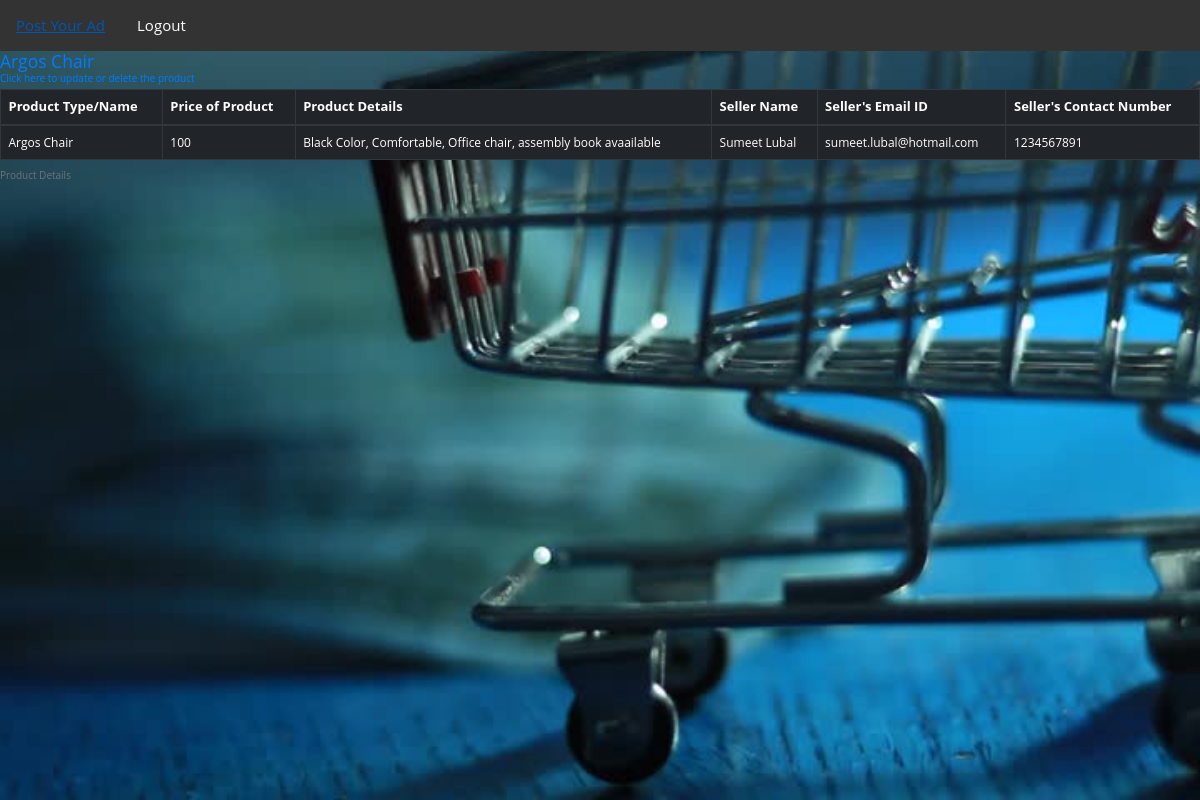
The app's page /show_all (signed in) with its own data.
### login.py (models this page shows)
class Product(db.Model):
    id= db.Column(db.Integer, primary_key=True)
    Product_name = db.Column(db.String(20),nullable=False)
    Product_price = db.Column(db.Integer, nullable= False)
    Prod_spec = db.Column(db.Text, nullable=False)
    seller_name = db.Column(db.String(20), nullable =False)
    User_email = db.Column(db.String(120),  nullable=False)
    contact_num= db.Column(db.Integer, nullable=False)
    person_id = db.Column(db.Integer, db.ForeignKey('add_user.id'))

### login.py (the view)
@app.route("/show_all")
def show_all():
    user = False
    if 'user_email' in session:
        user = session['user_email']
    return render_template('show_all.html', Product = Product.query.all(), user= user)

### templates/show_all.html (shortened to what this page needs)
<!DOCTYPE html>
<html lang="en">
<head>
   <link rel="stylesheet" type="text/css" href="{{ url_for('static',filename ='style.css') }}">
   <link rel="stylesheet" href="https://maxcdn.bootstrapcdn.com/bootstrap/4.0.0/css/bootstrap.min.css"
>
</head>
<body>
   <div class="cont">
      <div class="topnav">
         {% if user %}
         <a href="{{ url_for('addproduct') }}">Post Your Ad</a>
         <a href="{{ url_for('logout') }}">Logout</a>
         {% else %}
         <a href="{{ url_for('login') }}">Login</a>
         <a href="{{ url_for('register') }}">Register</a>
         {% endif %}
      </div>
      <table class="table table-bordered table-dark" >
         <caption>Product Details</caption>
         <thead class="thead-dark">
            <tr>
               <th id="prod_name">Product Type/Name</th>
               <th id="prod_price">Price of Product</th>
               <th id="prod_spec">Product Details</th>
               <th id="seller_name">Seller Name</th>
               <th id="seller_emailID">Seller's Email ID</th>
               <th id="seller_contactNum">Seller's Contact Number</th>
            </tr>
         </thead>
         <tbody>
            {% for products in Product %}
            {% if user %}
            <h3><a href="{{ url_for('idv_prod', Product_id= products.id ) }}">{{ products.Product_name}}<h6>Click here
                     to update or delete the product</h6></a></h3>
            {% endif %}
            <tr>
               <td>{{ products.Product_name}}</td>
               <td>{{ products.Product_price}}</td>
               <td>{{ products.Prod_spec}}</td>
               <td>{{ products.seller_name}}</td>
               <td>{{ products.User_email }}</td>
               <td>{{ products.contact_num }}</td>
            </tr>
            {% endfor %}
         </tbody>
      </table>
   </div>
</body>
</html>

### static/style.css (style rules this page uses)
*, *:before, *:after { box-sizing: border-box; margin: 0; padding: 0; }
html, body { font-size: 62.5%; height: 100%; overflow: hidden; }
.cont { position: relative; height: 100%; background-image: url('1.jpg'); background-size: cover; overflow: auto; font-family: "Open Sans", Helvetica, Arial, sans-serif; }
.topnav { overflow: hidden; background-color: #333; }
.topnav a { float: left; color:white; text-align: center; padding: 14px 16px; text-decoration: none; font-size: 15px; }
table tbody tr td { font-size: 12px; }
table thead tr th { font-size: 13px; }

### records on screen
Product: Product_name "Argos Chair", Product_price "100", Prod_spec "Black Color, Comfortable, Office chair, assembly book avaailable", seller_name "Sumeet Lubal", User_email "sumeet.lubal@hotmail.com", contact_num "1234567891"
